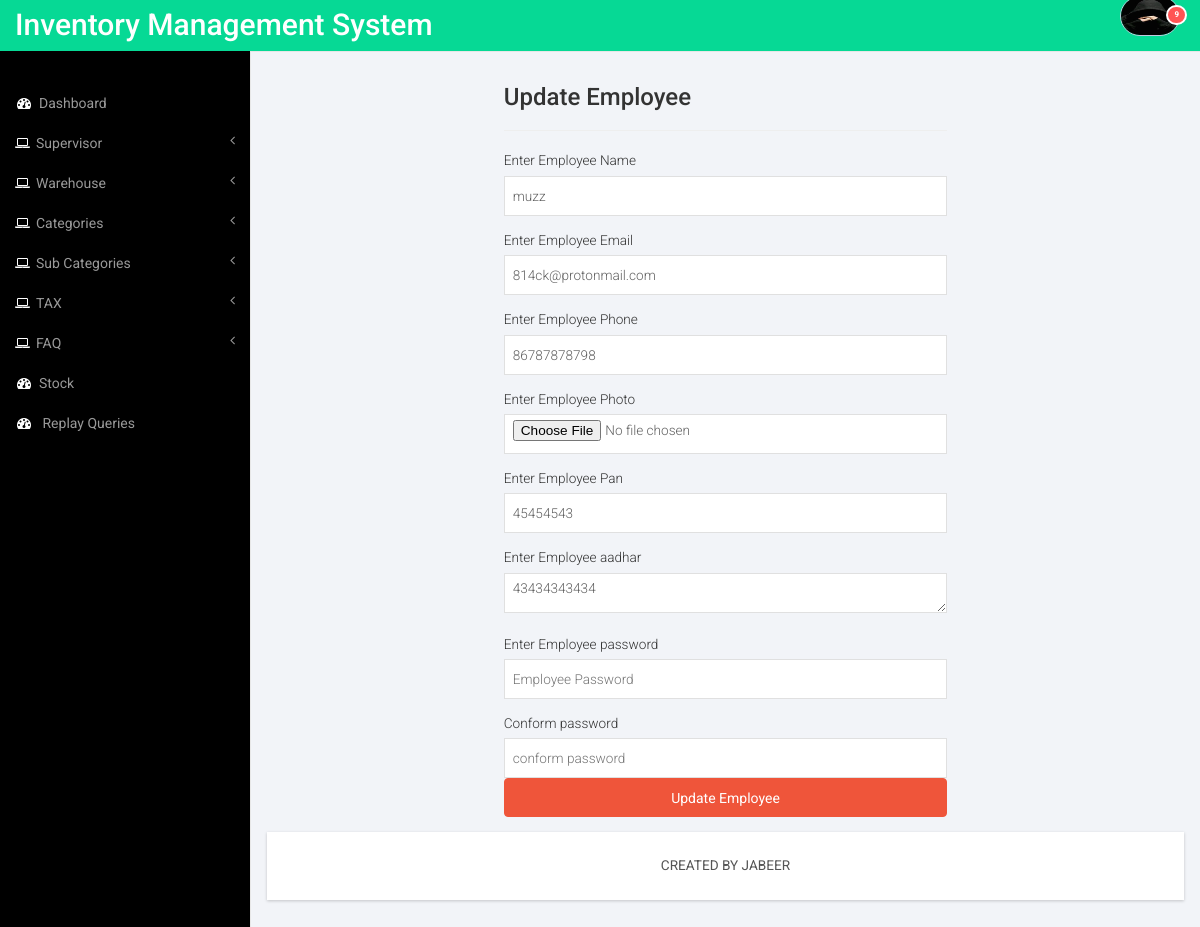
Page /admin/add_employee.php?emp_id=1&&edit (signed in) on the committed database.
### tables this page shows
CREATE TABLE `employee` (
  `emp_id` int(11) NOT NULL,
  `emp_name` text NOT NULL,
  `emp_email` varchar(65) NOT NULL,
  `emp_phone` bigint(15) NOT NULL,
  `emp_aadhar` bigint(16) NOT NULL,
  `emp_photo` varchar(30) NOT NULL,
  `emp_pan` varchar(10) NOT NULL,
  `emp_gender` text NOT NULL,
  `manager_id` int(11) NOT NULL,
  `emp_password` varchar(30) NOT NULL
);

### admin/inc/session.php (called while the page is built, shortened)
<?php
	include("connection.php");
	if(isset($_SESSION['user_email']))
	{
		$login_email=$_SESSION['user_email'];
		$sql=mysqli_query($con,"SELECT * FROM `login` WHERE email='$login_email'") or die(mysqli_error($con));
		$rw=mysqli_fetch_array($sql);
		$user_role=$rw['user_role'];
		$user_profile=$rw['profile_pic'];
	}
	else
	{
		header("location:index.php?login_first");
	}
?>

### admin/add_employee.php (the view, shortened to what this page needs)
<?php
	include("inc/session.php");
	include("connection.php");
	if(isset($_GET['edit']))
	{
		$update = $_GET['edit'];
		$emp_id = $_GET['emp_id'];
		$sql = mysqli_query($con, "SELECT * FROM `employee` WHERE emp_id = '$emp_id'") or die(mysqli_error($con));
		$row = mysqli_fetch_array($sql);
		$emp_name = $row['emp_name'];
		$emp_email = $row['emp_email'];
		$emp_phone = $row['emp_phone'];
		$emp_photo = $row['emp_photo'];
		$emp_pan = $row['emp_pan'];
		$emp_aadhar = $row['emp_aadhar'];
	}
	else
	{
		$emp_name = $emp_email = $emp_phone = $emp_photo = $emp_pan = $emp_aadhar = $emp_password = "";
	}
?>
<!DOCTYPE HTML>
<html>
  <head>
     <?php include("inc/head.php"); ?>
  </head>
  <body>
    <div id="wrapper">
      <?php include("inc/menu.php"); ?>
      <div id="page-wrapper">
        <div class="graphs">
       	  <div class="col_3">
            <div class="row">
              <div class="col-md-6 col-md-offset-3">
                <h3> <?php echo (isset($update)?'Update':'Add New'); ?> Employee</h3>
                <hr/>
                <form name="" method="post"  action="<?php echo (isset($update)?'emp_val.php?update&&cat_id='.$emp_id.' ':'emp_val.php?add'); ?>"
				 oninput='emp_cpassword.setCustomValidity(emp_cpassword.value != emp_password.value ? "Passwords do not match." : "")'>
				<p>
                  <div class="form-group">
                    <label>Enter Employee Name</label>
                    <input type="text" value="<?php echo $emp_name; ?>" name="emp_name" class="form-control1" placeholder="Employee_ Name" required />
                  </div>
                  <div class="form-group">
                    <label>Enter Employee Email</label>
                    <input type="email" name="emp_email" value="<?php echo $emp_email; ?>" class="form-control1" placeholder="Employee_ Email" required />
                  </div>
                  <div class="form-group">
                    <label>Enter Employee Phone</label>
                    <input type="number" name="emp_phone" value="<?php echo $emp_phone; ?>" class="form-control1" placeholder="Employee_ Phone" required />
                  </div>
                  <div class="form-group">
                    <label>Enter Employee Photo</label>
                    <input type="file" name="emp_photo" value="<?php echo $emp_photo; ?>" class="form-control1" placeholder="Employee_ Photo" required /></textarea>
                  </div>
                  <div class="form-group">
                    <label>Enter Employee Pan</label>
                    <input type="text" name="emp_pan" value="<?php echo $emp_pan; ?>" class="form-control1" placeholder="Employee Pan" required />
                  </div>
                  <div class="form-group">
                    <label>Enter Employee aadhar</label>
                    <textarea rows="4" name="emp_aadhar"  class="form-control1" placeholder="Employee Aadhar" required /><?php echo $emp_aadhar; ?></textarea>
                  </div>
                  <div class="form-group">
                    <label>Enter Employee password</label>
                    <input type="password"  name="emp_password" id="pass" class="form-control1" pattern="(?=.*\d)(?=.*[a-z])(?=.*[A-Z]).{8,}"
					 title="Must contain at least one number and one uppercase and lowercase letter,
					and at least 8 or more characters" placeholder="Employee Password" required /></textarea>
                  </div>
				  <div class="form-group">
                    <label>Conform password</label>
                    <input type="password" name="emp_cpassword" id="cpass" class="form-control1"  placeholder="conform password"  />
                  <div>
                  <div class="form-group">
                    <input type="submit" name="btn_add" class="btn btn-success btn-block" value=" <?php echo (isset($update)?'Update':'Add New'); ?> Employee">
                  </div>
                </form>
              </div>
            </div>
  	      </div>
  	      </div>
  		    <?php include("inc/footer.php"); ?>
  		  </div>
      </div>
  </body>
</html>

### admin/inc/menu.php (shortened to what this page needs)
<nav class="top1 navbar navbar-default navbar-static-top" role="navigation" style="margin-bottom: 0">
            <div class="navbar-header">
                <a class="navbar-brand" href="index.html">Inventory Management System</a>
            </div>
            <ul class="nav navbar-nav navbar-right">
			    <li class="dropdown">
	        		<a href="#" class="dropdown-toggle avatar" data-toggle="dropdown">
					<?php
												if($user_profile == "")
												{
													echo '<img src="images/smile.png" class="img-responsive" width="60" height="60">';
												}
												else
												{
													echo '<img src="images/profiles/'.$user_profile.'" class="img-responsive" width="60" height="60">';
												}
											?>
					<span class="badge">9</span></a>
			</li>
			</ul>
            <div class="navbar-default sidebar" role="navigation">
                <div class="sidebar-nav navbar-collapse">
                    <ul class="nav" id="side-menu">
                        <li>
                            <a href="home.php"><i class="fa fa-dashboard fa-fw nav_icon"></i>Dashboard</a>
                        </li>
						<?php
											if($user_role == 'admin')
											{
                       echo  '<li>
                            <a href="#"><i class="fa fa-laptop nav_icon"></i>Supervisor<span class="fa arrow"></span></a>
                        </li>
                        <li>
                            <a href="#"><i class="fa fa-laptop nav_icon"></i>Warehouse<span class="fa arrow"></span></a>
                        </li>
                        <li>
                            <a href="#"><i class="fa fa-laptop nav_icon"></i>Categories<span class="fa arrow"></span></a>
							<li>
                            <a href="#"><i class="fa fa-laptop nav_icon"></i>Sub Categories<span class="fa arrow"></span></a>
								<li>
                            <a href="#"><i class="fa fa-laptop nav_icon"></i>TAX<span class="fa arrow"></span></a>
							<li>
                            <a href="#"><i class="fa fa-laptop nav_icon"></i>FAQ<span class="fa arrow"></span></a>
                        </li>
                          <li>
                            <a href="stock.php"><i class="fa fa-dashboard fa-fw nav_icon"></i>Stock</a>
                        </li>
                          <li>
                            <a href="queries.php"><i class="fa fa-dashboard fa-fw nav_icon"></i> Replay Queries</a>
                        </li>
                    </ul> ' ;
											}
					?>
                </div>
            </div>
        </nav>

### admin/css/style.css (style rules this page uses)
h4, h5, h6, h1, h2, h3 { margin-top: 0; }
ul, ol { margin: 0; }
p { margin: 0; }
html, body { font-family: 'Roboto', sans-serif; font-size: 100%; background:#000; overflow-x: hidden; }
body a { transition:0.5s all; -webkit-transition:0.5s all; -moz-transition:0.5s all; -o-transition:0.5s all; -ms-transition:0.5s all; }
.navbar .navbar-nav li a { padding: 0 10px; line-height: 56px; position: relative; }
.navbar .navbar-nav li .dropdown-toggle.avatar img { height: 40px; -webkit-border-radius: 50em; -moz-border-radius: 50em; border-radius: 50em; border: 1px solid #c0cadd; margin-top: -4px; }
.navbar .navbar-nav li a .badge { background: #ff5454; border: 2px solid white; position: absolute; top: 9px; right: 3px; font-size: 8px; line-height: 8px; padding: 4px 6px; -webkit-border-radius: 50em; -moz-border-radius: 50em; border-radius: 50em; min-width: 0; }
.navbar-default.sidebar { background-color: #000; font-family: 'Roboto', sans-serif; }
nav.top1.navbar.navbar-default.navbar-static-top { background-color:rgb(6, 217, 149); font-family: 'Roboto', sans-serif; }
.navbar-default .navbar-brand { color: #fff !important; font-size: 30px; font-weight: 500; }
.navbar-right { margin-right: 10px !important; }
.navbar-right li { display:inline-block; }
i.nav_icon { color: #fff; margin-right:6px; }
.sidebar ul li a { color: #999; font-size:14px; }
ul.nav.navbar-nav.navbar-right { height: 51px; }
.sidebar-nav.navbar-collapse { margin: 2em 0 0 0; }
.col_3 { margin-bottom:1em; }
.graphs { padding: 2em 1em; background: #f2f4f8; font-family: 'Roboto', sans-serif; }
.form-control1, .form-control_2.input-sm { border: 1px solid #e0e0e0; padding: 5px 8px; color: #616161; background: #fff; box-shadow: none !important; width: 100%; font-size: 0.85em; font-weight: 300; height: 40px; border-radius: 0; -webkit-appearance: none; }
.radio label, .checkbox label, label { font-size: 0.85em; font-weight:300; vertical-align: middle; }
span.badge { min-width: 3rem; padding: 2px 9px; text-align: center; font-size: 0.85; line-height: inherit; color: #fff; position: absolute; right:38px; -webkit-box-sizing: border-box; -moz-box-sizing: border-box; box-sizing: border-box; border-radius: 2px; }
.badge-success, .bg-green, .bootstrap-switch-success, .btn-success { border-color: #ef553a; background: #ef553a; padding:8.5px 12px; }

### admin/css/custom.css (style rules this page uses)
#wrapper { width: 100%; }
#page-wrapper { min-height: 568px; background-color: #fff; }
@media (min-width:768px) { #page-wrapper { position: inherit; margin: 0 0 0 250px; border-left: 1px solid #e7e7e7; } }
.sidebar .sidebar-nav.navbar-collapse { padding-right: 0; padding-left: 0; }
.sidebar .arrow { float: right; }
.sidebar .fa.arrow:before { content: "\f104"; }
@media (min-width:768px) { .sidebar { z-index: 1; position: absolute; width: 250px; margin-top: 51px; } }

### rows in the picture
employee: emp_name "muzz", emp_email "814ck@protonmail.com", emp_phone "86787878798", emp_pan "45454543", emp_aadhar "43434343434"
